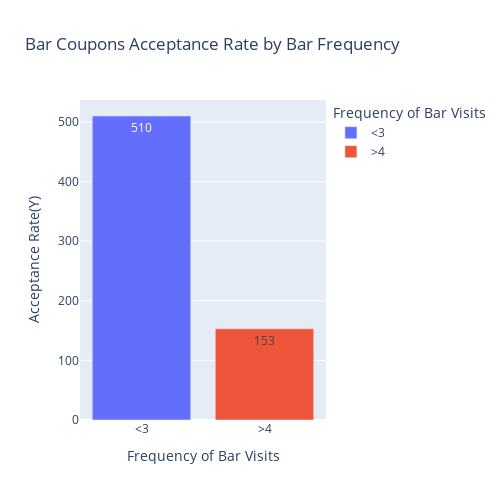

Source (notebook cell):
### Markdown cell above
3. Compare the acceptance rate between those who went to a bar 3 or fewer times a month to those who went more.

### Code cell
# Remove customers that did not used Bar coupons 
bar_coupon = bar_df[bar_df['Bar'] != '0']
# Replace '1~3' and '<1' to '<3'
bar_coupon = bar_coupon.replace('<1','<3').replace('1~3','<3')
# Replace '4~8' and 'gt8' to '>4'
bar_coupon = bar_coupon.replace('gt8','>4').replace('4~8','>4')
# Average coupons acceptance by bar type
avg_bar_coupon = bar_coupon.groupby('Bar')[['Y']].sum().reset_index()
bar_df_barplt = ply.bar(avg_bar_coupon, x="Bar", y="Y",  text_auto=True,
                       labels = {'Y':'Acceptance Rate(Y)','Bar':'Frequency of Bar Visits'},title = 'Bar Coupons Acceptance Rate by Bar Frequency',
                       color='Bar')
bar_df_barplt.update_layout(
    autosize=False,
    width=500,
    height=500
)
bar_df_barplt.show()

### Figure 1 — Plotly figure (JSON) as saved in the notebook; plotly's stock layout.template omitted (floating-point values rounded to 4 significant figures)
{"data": [{"alignmentgroup": "True", "hovertemplate": "Frequency of Bar Visits=%{x}<br>Acceptance Rate(Y)=%{y}<extra></extra>", "legendgroup": "<3", "marker": {"color": "#636efa", "pattern": {"shape": ""}}, "name": "<3", "offsetgroup": "<3", "orientation": "v", "showlegend": true, "textposition": "auto", "texttemplate": "%{y}", "type": "bar", "x": ["<3"], "xaxis": "x", "y": [510], "yaxis": "y"}, {"alignmentgroup": "True", "hovertemplate": "Frequency of Bar Visits=%{x}<br>Acceptance Rate(Y)=%{y}<extra></extra>", "legendgroup": ">4", "marker": {"color": "#EF553B", "pattern": {"shape": ""}}, "name": ">4", "offsetgroup": ">4", "orientation": "v", "showlegend": true, "textposition": "auto", "texttemplate": "%{y}", "type": "bar", "x": [">4"], "xaxis": "x", "y": [153], "yaxis": "y"}], "layout": {"autosize": false, "barmode": "relative", "height": 500, "legend": {"title": {"text": "Frequency of Bar Visits"}, "tracegroupgap": 0}, "title": {"text": "Bar Coupons Acceptance Rate by Bar Frequency"}, "width": 500, "xaxis": {"anchor": "y", "categoryarray": ["<3", ">4"], "categoryorder": "array", "domain": [0, 1], "title": {"text": "Frequency of Bar Visits"}}, "yaxis": {"anchor": "x", "domain": [0, 1], "title": {"text": "Acceptance Rate(Y)"}}}}
